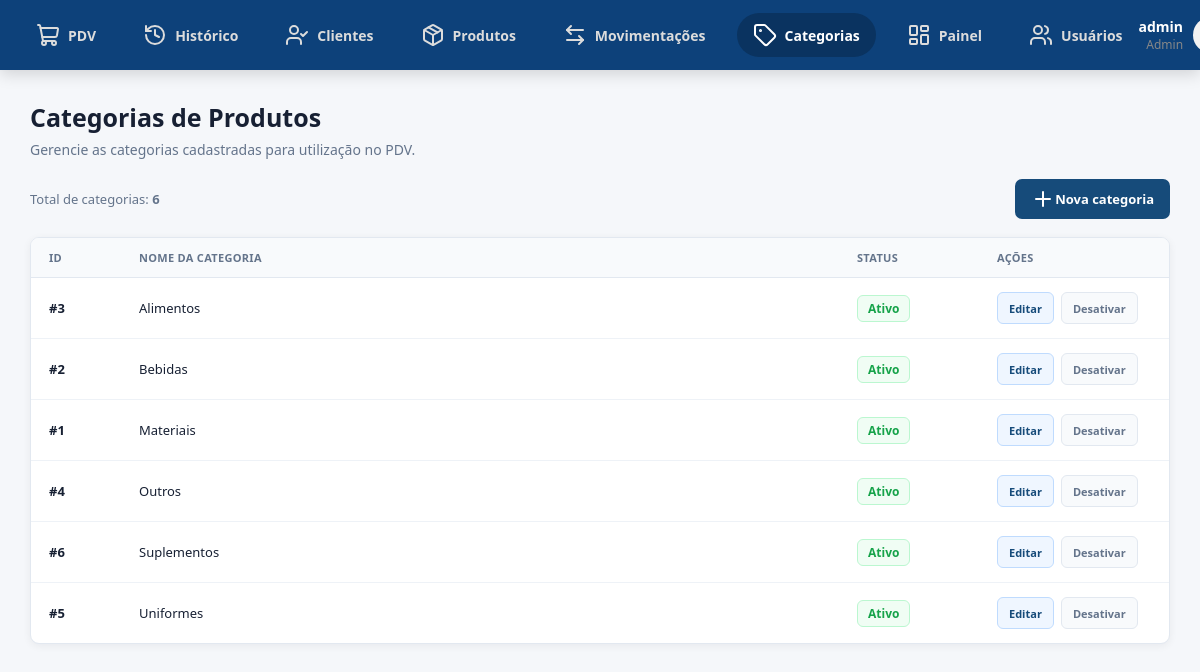
The page /categorias/ (signed in) on the database its author committed.
### app/models/categoria.py (models this page shows)
class Categoria(Base):
    __tablename__ = "categorias"
    id = Column(Integer, primary_key=True, autoincrement=True, index=True)
    nome = Column(String(100), nullable=False, unique=True)
    ativo = Column(Boolean, default=True)
    produtos = relationship("Produto", back_populates="categoria", lazy="select")

### app/controllers/categoria_controller.py (the view)
@router.get("/")
def listar_categorias(
    request: Request,
    db: Session = Depends(get_db),
    admin = Depends(get_admin)
):
    categorias = db.query(Categoria).order_by(Categoria.nome).all()
    return templates.TemplateResponse(
        request,
        "categorias/index.html",
        {
            "request":    request,
            "usuario":    admin,
            "categorias": categorias,
        }
    )

### app/templates/categorias/index.html (shortened to what this page needs)
<!DOCTYPE html>
<html lang="pt-br">
{% extends "base.html" %}
{% block extra_css %}
<link rel="stylesheet" href="/static/categorias-css/index.css">
{% endblock %}
{% block content %}
<main class="categorias-page">
    <div class="titulo-pagina">
        <div>
            <h1>Categorias de Produtos</h1>
            <p>
                Gerencie as categorias cadastradas para utilização no PDV.
            </p>
        </div>
    </div>
    <div class="barra-acoes">
        <div class="contador">
            Total de categorias:
            <strong>{{ categorias|length }}</strong>
        </div>
        {% if usuario and usuario.role == 'admin' %}
        <a href="/categorias/nova" class="btn-novo">
            <i data-lucide="plus"></i>
            <span>Nova categoria</span>
        </a>
        {% endif %}
    </div>
    <div class="container-card">
        <div class="table-responsive">
            <table class="custom-table">
                <thead>
                    <tr>
                        <th style="width: 90px;">ID</th>
                        <th>NOME DA CATEGORIA</th>
                        <th style="width: 140px;">STATUS</th>
                        <th style="width: 190px;">AÇÕES</th>
                    </tr>
                </thead>
                <tbody>
                    {% for c in categorias %}
                    <tr>
                        <td>
                            <strong>#{{ c.id }}</strong>
                        </td>
                        <td>
                            {{ c.nome }}
                        </td>
                        <td>
                            {% if c.ativo %}
                            <span class="badge badge-ativo">
                                Ativo
                            </span>
                            {% else %}
                            <span class="badge badge-inativo">
                                Inativo
                            </span>
                            {% endif %}
                        </td>
                        <td>
                            {% if usuario and usuario.role == 'admin' %}
                            <div class="actions-cell">
                                <a
                                    href="/categorias/{{ c.id }}/editar"
                                    class="link-action"
                                >
                                    Editar
                                </a>
                                <form
                                    action="/categorias/{{ c.id }}/toggle-ativo"
                                    method="post"
                                    style="display: inline;"
                                    onsubmit="return confirm('Deseja {% if c.ativo %}desativar{% else %}ativar{% endif %} a categoria {{ c.nome }}?')"
                                >
                                    <button
                                        type="submit"
                                        class="btn-inline"
                                    >
                                        {{ "Desativar" if c.ativo else "Ativar" }}
                                    </button>
                                </form>
                            </div>
                            {% else %}
                            <span class="sem-permissao">
                                Sem permissão
                            </span>
                            {% endif %}
                        </td>
                    </tr>
                    {% endfor %}
                </tbody>
            </table>
        </div>
    </div>
</main>
{% endblock %}

### app/static/style.css (style rules this page uses)
* { margin: 0; padding: 0; box-sizing: border-box; font-family: 'Segoe UI', Tahoma, Geneva, Verdana, sans-serif; }
body, html { width: 100%; height: 100%; background-color: #e5e5e5; }

### app/static/categorias-css/index.css (style rules this page uses)
:root { --azul-senai: #164b7a; --azul-escuro: #102d4a; --azul-hover: #0d5ca8; --fundo: #f5f7fa; --branco: #ffffff; --texto: #172033; --texto-secundario: #64748b; --borda: #e2e8f0; --verde: #16a34a; --vermelho: #dc2626; --sombra: 0 2px 8px rgba(15, 23, 42, 0.06); }
* { margin: 0; padding: 0; box-sizing: border-box; }
body { font-family: Arial, Helvetica, sans-serif; background: var(--fundo); color: var(--texto); min-height: 100vh; display: flex; flex-direction: column; }
a { text-decoration: none; }
button, input, select { font-family: inherit; }
.titulo-pagina { margin-bottom: 20px; }
.titulo-pagina h1 { font-size: 25px; font-weight: 700; color: var(--texto); margin-bottom: 6px; }
.titulo-pagina p { color: var(--texto-secundario); font-size: 14px; }
.barra-acoes { display: flex; align-items: center; justify-content: space-between; margin-bottom: 18px; }
.btn-novo { height: 40px; padding: 0 16px; border: none; border-radius: 7px; background: var(--azul-senai); color: var(--branco); font-size: 13px; font-weight: 700; cursor: pointer; display: inline-flex; align-items: center; justify-content: center; transition: 0.2s; }
.contador { color: var(--texto-secundario); font-size: 13px; }
.container-card, .lista-card, .modal-card, .form-container-box { background: var(--branco); border: 1px solid var(--borda); border-radius: 9px; overflow: hidden; box-shadow: var(--sombra); }
.table-responsive { width: 100%; overflow-x: auto; }
.custom-table { width: 100%; border-collapse: collapse; text-align: left; }
.custom-table th { background: #f8fafc; color: var(--texto-secundario); font-size: 11px; font-weight: 700; text-transform: uppercase; letter-spacing: 0.3px; padding: 12px 18px; border-bottom: 1px solid var(--borda); }
.custom-table td { padding: 14px 18px; border-bottom: 1px solid #eef2f7; font-size: 13px; color: var(--texto); vertical-align: middle; }
.custom-table tbody tr:last-child td { border-bottom: none; }
.badge { display: inline-flex; align-items: center; justify-content: center; padding: 4px 10px; border-radius: 6px; font-size: 12px; font-weight: 700; }
.badge-ativo { background: #f0fdf4; color: var(--verde); border: 1px solid #bbf7d0; }
.actions-cell { display: flex; align-items: center; gap: 7px; }
.link-action { height: 32px; padding: 0 11px; border-radius: 6px; display: inline-flex; align-items: center; justify-content: center; background: #eff6ff; color: var(--azul-senai); border: 1px solid #bfdbfe; font-size: 11px; font-weight: 600; transition: 0.2s; }
.btn-inline { height: 32px; padding: 0 11px; border-radius: 6px; display: inline-flex; align-items: center; justify-content: center; background: #f8fafc; color: var(--texto-secundario); border: 1px solid var(--borda); font-size: 11px; font-weight: 600; cursor: pointer; transition: 0.2s; }

### rows shown on the page
Categoria: id "3", nome "Alimentos", shows "Ativo", ativo "Desativar"
Categoria: id "2", nome "Bebidas", shows "Ativo", ativo "Desativar"
Categoria: id "1", nome "Materiais", shows "Ativo", ativo "Desativar"
Categoria: id "4", nome "Outros", shows "Ativo", ativo "Desativar"
Categoria: id "6", nome "Suplementos", shows "Ativo", ativo "Desativar"
Categoria: id "5", nome "Uniformes", shows "Ativo", ativo "Desativar"

### other values the page prints
{{ usuario.nome if usuario else 'Administrador' }} "admin"
{{ usuario.role|capitalize if usuario else 'Admin' }} "Admin"
{{ categorias|length }} "6"
